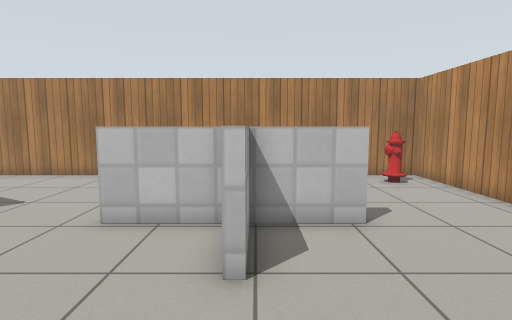
[1] (above)

15 first-person views from a walk through a Gazebo world. The camera is 0.99 m above the floor, tilts 6° down and sees 80° across. Floor lines are 1 m apart. The floor is counted in squares, 0.5 m on a side. Each view is taken from the middle of a square. On the plan, view 1 faces up. The plan holds only what a view shows up to about 17 squares ahead; the rest is blank. Gazebo's built-in surfaces are drawn with simple patterns.

[2]
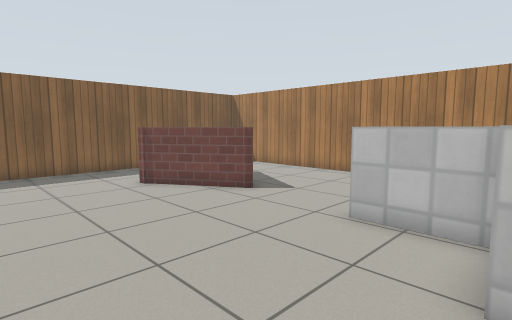

[3]
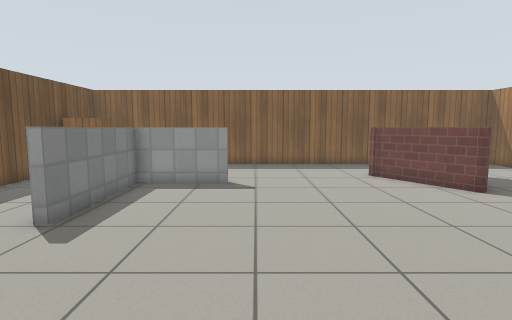

[4]
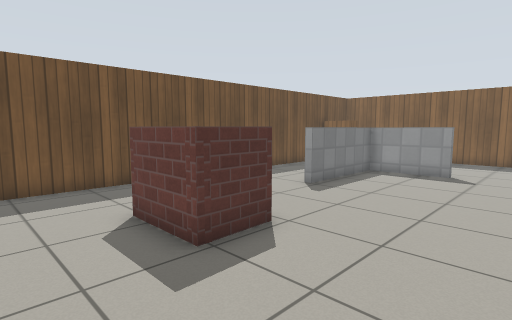

[5]
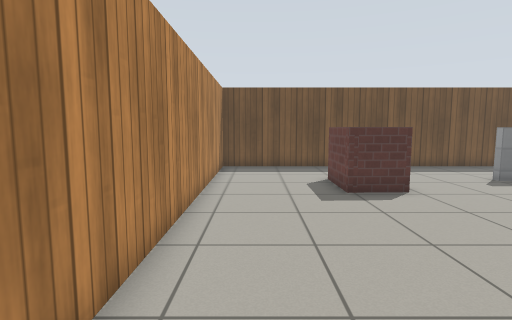

[6]
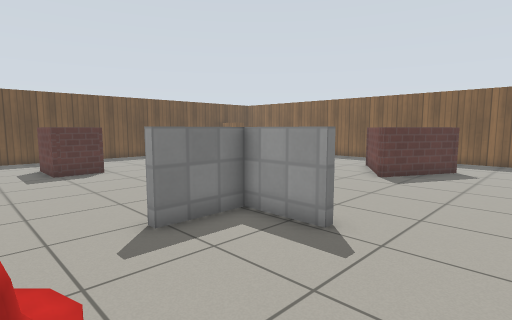

[7]
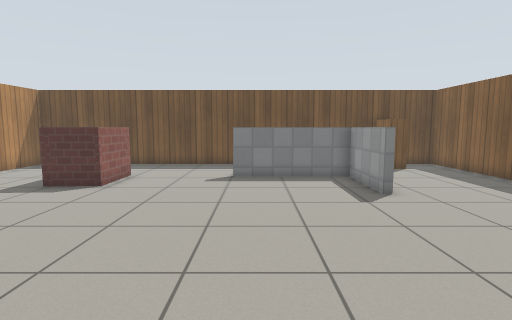

[8]
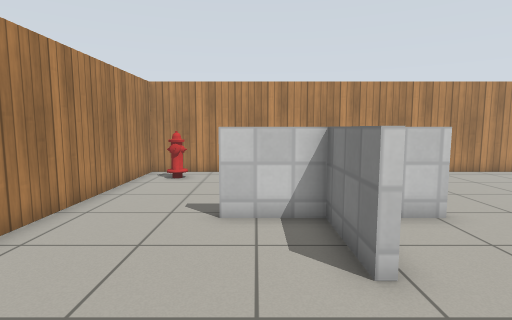

[9]
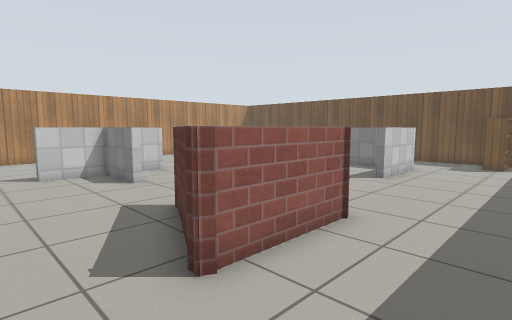

[10]
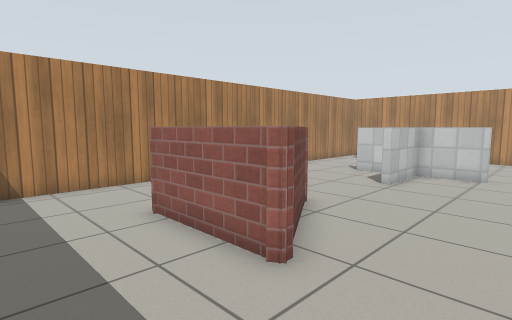

[11]
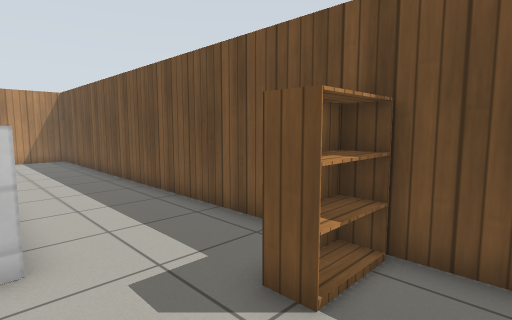

[12]
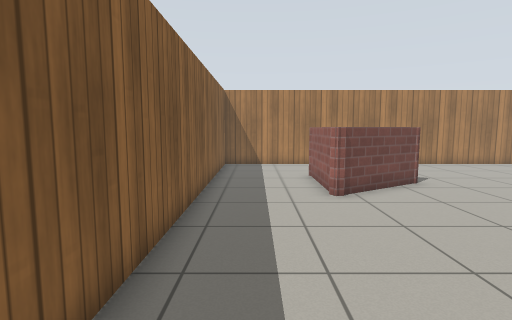

[13]
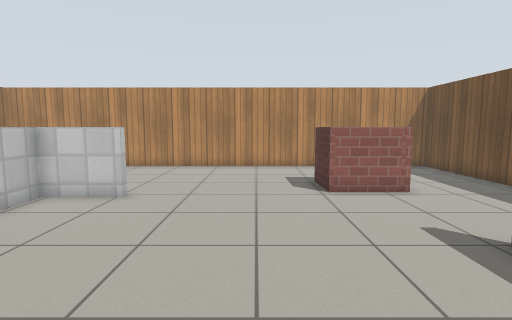

[14]
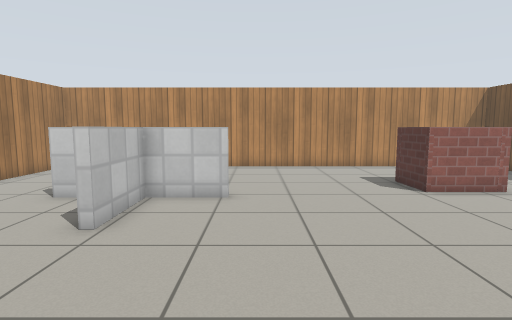

[15]
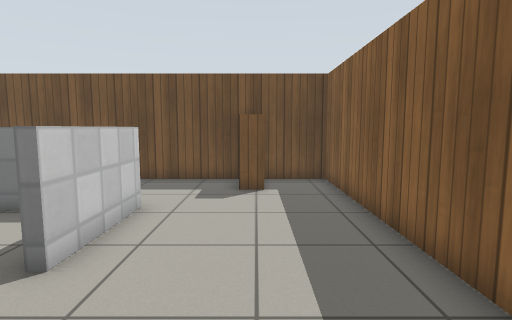

### Floor plan
Ten units are one square. View 1 is at (0, 0); x grows to the right and y downward. Boxes are objects, and circles mark ways between rooms. Rooms are numbered by the first view taken in them; rooms with no view inside come last. Other rooms are left out.
<svg viewBox="-152 -132 224 224">
<path fill="none" stroke="#000" d="M-88 10 -88 43 -40 43M-4 -38 -4 -62 -33 -62M-33 -65 -4 -65 -4 -89M-91 46 -91 10M3 49 3 23 22 22 22 48M24 -62 -1 -62 -1 -38M-109 -85 -107 -88 -72 -70 -72 -68 -107 -47 -107 -89M-5 -127 -147 -127 -147 87 67 87 67 -55M-1 -89 -1 -65 24 -65M67 -55 67 -127 -5 -127"/>
<rect x="-125" y="65" width="10" height="20" fill="#bbb"><title>bookshelf</title></rect>
<rect x="45" y="-115" width="10" height="10" fill="#bbb"><title>fire hydrant</title></rect>
<circle cx="0" cy="-105" r="3" fill="#2a7"/>
<circle cx="45" cy="-60" r="3" fill="#2a7"/>
<text x="-50" y="-10">1</text>
<text x="30" y="-90">2</text>
</svg>
Room 1 opens to room 2.

Where each view was taken, in squares from view 1:
view 1: 0 up, 0 right, facing up
view 2: 0 up, 0 right, facing up-left
view 3: 0 up, 2 right, facing left
view 4: 2 up, 5 right, facing down-left
view 5: 7 up, 5 right, facing down
view 6: 12 up, 5 right, facing down-left
view 7: 8 up, 5 left, facing down
view 8: 8 up, 7 left, facing right
view 9: 11 up, 14 left, facing down-right
view 10: 2 up, 14 left, facing up-right
view 11: 4 down, 14 left, facing down-right
view 12: 4 down, 13 left, facing up
view 13: 0 up, 9 left, facing right
view 14: 3 up, 9 left, facing right
view 15: 3 up, 12 left, facing down
